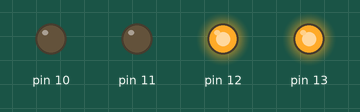
Bench run of a sketch on a simulated Arduino Uno, built with avr-gcc and run on an emulated ATmega328P. Shown: output pins drawn as LEDs (lit = HIGH).

Above: at 0.1 s.
Timing chart, 0 to 1.6 s (numbered marks = the images above):
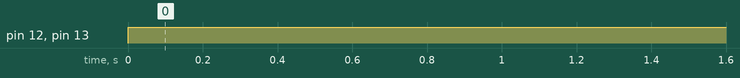

Measured:
- by itself, pin 12, pin 13: LOW → HIGH at 0.00 s

The sketch:

_7448.ino
```cpp
void setup() {
  // put your setup code here, to run once:
pinMode(13,OUTPUT);
pinMode(12,OUTPUT);
pinMode(11,OUTPUT);
pinMode(10,OUTPUT);
}

void loop() {
  // put your main code here, to run repeatedly:
digitalWrite(13,1);
digitalWrite(12,1);
digitalWrite(11,0);
digitalWrite(10,0);

delay(1000);


}
```
